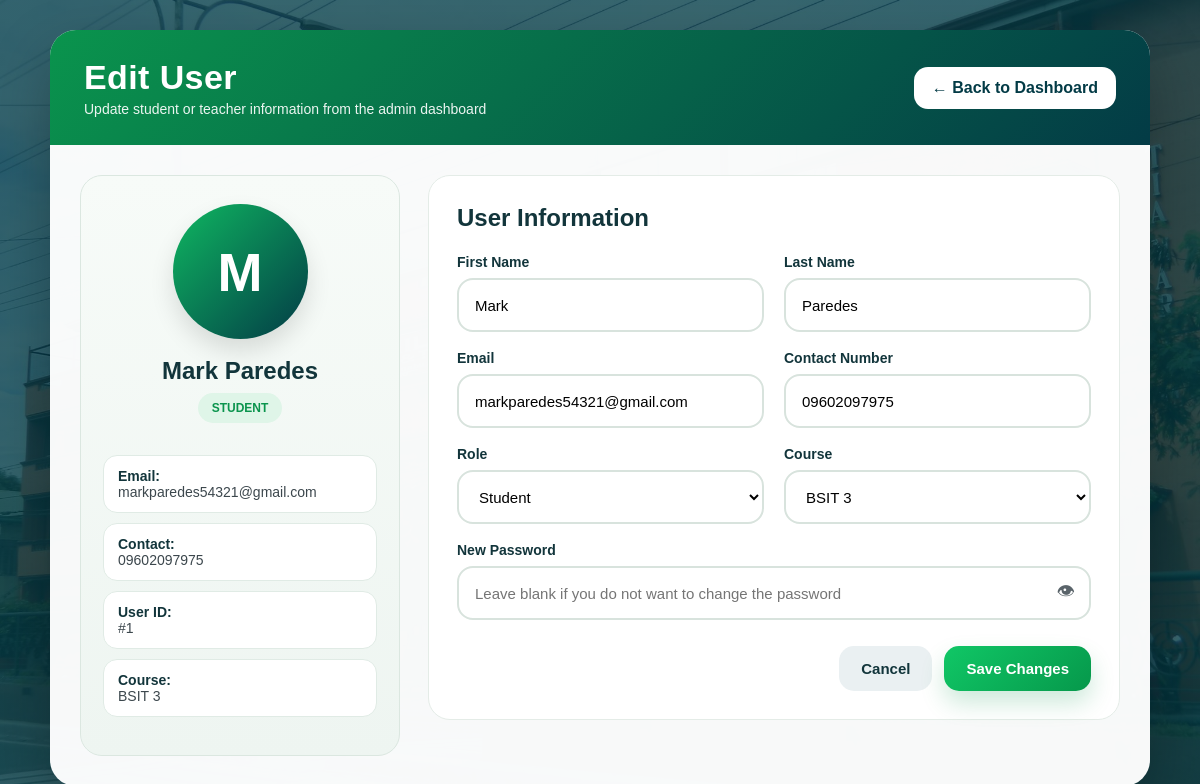
Page /clearance_system/dashboard/edit_user.php?id=1 (signed in) on the committed database.
### tables this page shows
CREATE TABLE `users` (
  `id` int(11) NOT NULL,
  `firstname` varchar(100) DEFAULT NULL,
  `lastname` varchar(100) DEFAULT NULL,
  `email` varchar(100) DEFAULT NULL,
  `contact_number` varchar(20) DEFAULT NULL,
  `password` varchar(255) DEFAULT NULL,
  `role` enum('student','teacher') DEFAULT NULL,
  `course` varchar(50) DEFAULT NULL,
  `profile_photo` varchar(255) DEFAULT NULL,
  `is_deleted` tinyint(1) NOT NULL DEFAULT 0,
  `deleted_at` datetime DEFAULT NULL
);

### clearance_system/dashboard/edit_user.php (the view, shortened to what this page needs)
<?php
include("../config/db.php");
$id = intval($_GET['id']);
$stmt = $conn->prepare("SELECT * FROM users WHERE id = ?");
$stmt->bind_param("i", $id);
$stmt->execute();
$result = $stmt->get_result();
$user = $result->fetch_assoc();
?>
<!DOCTYPE html>
<html lang="en">
<head>
</head>
<body>
    <div class="edit-container">
        <div class="edit-header">
            <div>
                <h1>Edit User</h1>
                <p>Update student or teacher information from the admin dashboard</p>
            </div>
            <a href="admin.php" class="back-btn">← Back to Dashboard</a>
        </div>
        <div class="edit-body">
            <div class="edit-grid">
                <div class="profile-card">
                    <div class="avatar">
                        <?php echo strtoupper(substr($user['firstname'], 0, 1)); ?>
                    </div>
                    <h2><?php echo htmlspecialchars($user['firstname'] . ' ' . $user['lastname']); ?></h2>
                    <div class="mini-badge">
                        <?php echo strtoupper(htmlspecialchars($user['role'])); ?>
                    </div>
                    <div class="profile-meta">
                        <div><strong>Email:</strong><br><?php echo htmlspecialchars($user['email']); ?></div>
                        <div><strong>Contact:</strong><br><?php echo htmlspecialchars($user['contact_number']); ?></div>
                        <div><strong>User ID:</strong><br>#<?php echo $user['id']; ?></div>
                        <?php if (!empty($user['course'])): ?>
                            <div><strong>Course:</strong><br><?php echo htmlspecialchars($user['course']); ?></div>
                        <?php endif; ?>
                    </div>
                </div>
                <div class="form-card">
                    <div class="form-title">User Information</div>
                    <form method="POST">
                        <div class="form-grid">
                            <div class="input-group">
                                <label for="firstname">First Name</label>
                                <input type="text" id="firstname" name="firstname" value="<?php echo htmlspecialchars($user['firstname']); ?>" required>
                            </div>
                            <div class="input-group">
                                <label for="lastname">Last Name</label>
                                <input type="text" id="lastname" name="lastname" value="<?php echo htmlspecialchars($user['lastname']); ?>" required>
                            </div>
                            <div class="input-group">
                                <label for="email">Email</label>
                                <input type="email" id="email" name="email" value="<?php echo htmlspecialchars($user['email']); ?>" required>
                            </div>
                            <div class="input-group">
                                <label for="contact_number">Contact Number</label>
                                <input type="text" id="contact_number" name="contact_number" value="<?php echo htmlspecialchars($user['contact_number']); ?>" required>
                            </div>
                            <div class="input-group">
                                <label for="role">Role</label>
                                <select name="role" id="role" onchange="toggleCourseField()" required>
                                    <option value="student" <?php echo ($user['role'] === 'student') ? 'selected' : ''; ?>>Student</option>
                                </select>
                            </div>
                            <div class="input-group course-box" id="courseBox">
                                <label for="course">Course</label>
                                <select name="course" id="course">
                                    <option value="BSIT 3" <?php echo ($user['course'] === 'BSIT 3') ? 'selected' : ''; ?>>BSIT 3</option>
                                </select>
                            </div>
                            <div class="input-group full">
                                <label for="password">New Password</label>
                                <div class="password-wrap">
                                    <input type="password" id="password" name="password" placeholder="Leave blank if you do not want to change the password">
                                    <span class="toggle-password" onclick="togglePassword()">👁</span>
                                </div>
                            </div>
                        </div>
                        <div class="button-row">
                            <a href="admin.php" class="btn btn-cancel">Cancel</a>
                            <button type="submit" class="btn btn-save">Save Changes</button>
                        </div>
                    </form>
                </div>
            </div>
        </div>
    </div>
</body>
</html>

### rows in the picture
users: firstname "M", firstname+lastname "Mark Paredes", role "STUDENT", email "markparedes54321@gmail.com", contact_number "09602097975", id "1", course "BSIT 3", firstname "Mark", lastname "Paredes", role "Student"
